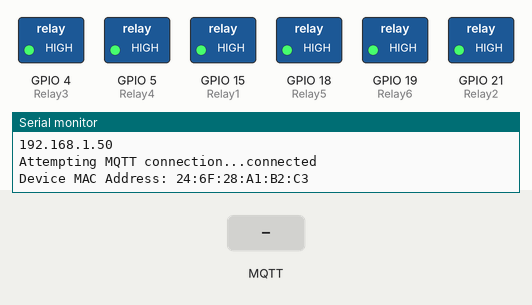
The sketch below on a simulated ESP32. Parts: switched loads named in the sketch (green lamp = pin HIGH), the last lines printed to the serial monitor. The test bench sets the inputs (shaded band). WiFi joins after 1.5 s; servers stay silent unless stated; random numbers use the default seed unless the sketch sets one; no MQTT or app messages arrive unless stated.

Above: at 2.7 s.
2.8 s: MQTT message "1" arrives on the first subscribed topic
At 3.1 s:
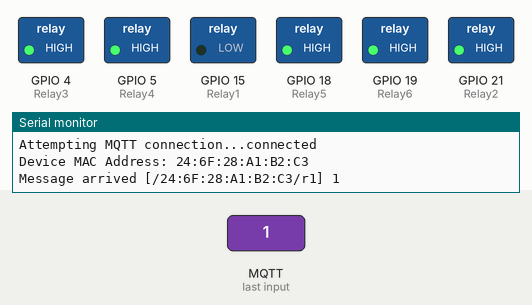
4.3 s: MQTT message "1" arrives on the second subscribed topic
At 5.4 s:
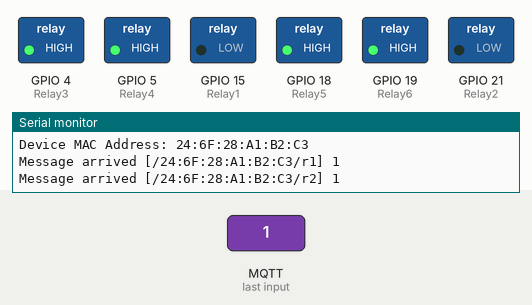
5.8 s: MQTT message "on" arrives on the first subscribed topic
At 6.6 s:
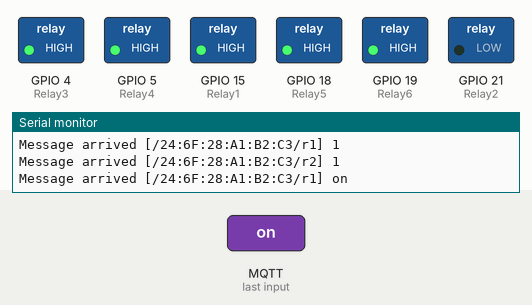
7.3 s: MQTT message "1" arrives on the third subscribed topic
At 7.7 s:
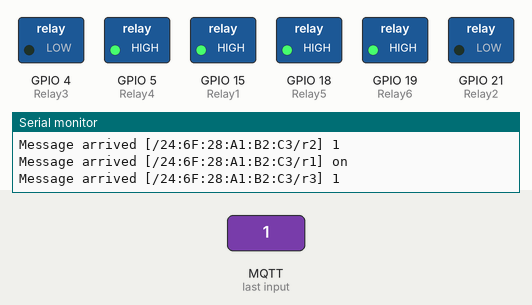
8.8 s: MQTT message "off" arrives on the second subscribed topic
At 10.0 s:
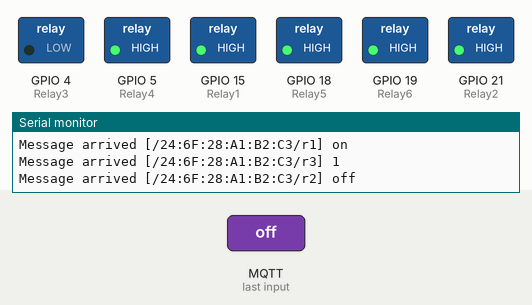
10.3 s: MQTT message "0" arrives on the third subscribed topic
At 11.3 s:
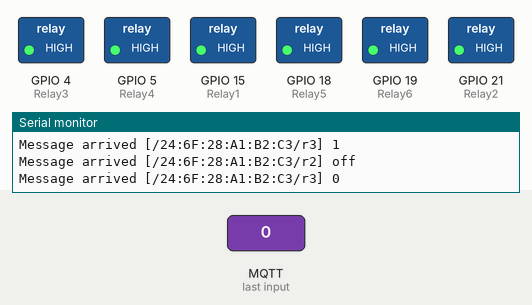
Timing chart, 0 to 12.8 s (numbered marks = the images above; inputs shaded):
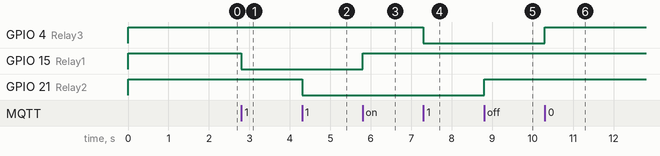

Measured:
- after the input at 2.8 s, GPIO 15 (Relay1): HIGH → LOW at once
- after the input at 4.3 s, GPIO 21 (Relay2): HIGH → LOW at once
- after the input at 5.8 s, GPIO 15 (Relay1): LOW → HIGH at once
- after the input at 7.3 s, GPIO 4 (Relay3): HIGH → LOW at once
- after the input at 8.8 s, GPIO 21 (Relay2): LOW → HIGH at once
- after the input at 10.3 s, GPIO 4 (Relay3): LOW → HIGH at once

The sketch:

mqtt_esp32_R6_Varient.ino
```cpp
//For device type R6/10A
#include <WiFi.h>
#include <PubSubClient.h>
#include <ArduinoJson.h>

//Relays for switching appliances
#define Relay1  15
#define Relay2  21
#define Relay3  4
#define Relay4  5
#define Relay5  18
#define Relay6  19


// Update these with values suitable for your network.

const char* ssid = "MICROTRON TECHNOLOGIES";
const char* password = "micro@440027";
const char* mqtt_server = "128.199.29.16";

#define sub1 ("/"+WiFi.macAddress()+"/r1").c_str()
#define sub2 ("/"+WiFi.macAddress()+"/r2").c_str()
#define sub3 ("/"+WiFi.macAddress()+"/r3").c_str()
#define sub4 ("/"+WiFi.macAddress()+"/r4").c_str()
#define sub5 ("/"+WiFi.macAddress()+"/r5").c_str()
#define sub6 ("/"+WiFi.macAddress()+"/r6").c_str()

WiFiClient espClient;
PubSubClient client(espClient);
unsigned long lastMsg = 0;
#define MSG_BUFFER_SIZE	(50)
char msg[MSG_BUFFER_SIZE];
int value = 0;

void setup_wifi() {

  delay(10);
  // We start by connecting to a WiFi network
  Serial.println();
  Serial.print("Connecting to ");
  Serial.println(ssid);

//  WiFi.mode(WIFI_/STA);
  WiFi.begin(ssid, password);

  while (WiFi.status() != WL_CONNECTED) {
    delay(500);
    Serial.print(".");
  }

  randomSeed(micros());

  Serial.println("");
  Serial.println("WiFi connected");
  Serial.println("IP address: ");
  Serial.println(WiFi.localIP());
}

void callback(char* topic, byte* payload, unsigned int length) {
  Serial.print("Message arrived [");
  Serial.print(topic);
  Serial.print("] ");

  if (strstr(topic, sub1))
  {
    for (int i = 0; i < length; i++) {
      Serial.print((char)payload[i]);
    }
    Serial.println();
    // Switch on the LED if an 1 was received as first character
    if ((char)payload[0] == '1') {
      //Logic to turn on the relay
      digitalWrite(Relay1, LOW);
    } else {
      //Logic to turn off the relay
      digitalWrite(Relay1, HIGH);
    }
  }

  else if ( strstr(topic, sub2))
  {
    for (int i = 0; i < length; i++) {
      Serial.print((char)payload[i]);
    }
    Serial.println();
    // Switch on the LED if an 1 was received as first character
    if ((char)payload[0] == '1') {
      //Logic to turn on the relay
      digitalWrite(Relay2, LOW);
    } else {
      //Logic to turn off the relay
      digitalWrite(Relay2, HIGH);
    }
  }
  else if ( strstr(topic, sub3))
  {
    for (int i = 0; i < length; i++) {
      Serial.print((char)payload[i]);
    }
    Serial.println();
    // Switch on the LED if an 1 was received as first character
    if ((char)payload[0] == '1') {
      //Logic to turn on the relay
      digitalWrite(Relay3, LOW);
    } else {
      //Logic to turn off the relay
      digitalWrite(Relay3, HIGH);
    }
  }
  else if ( strstr(topic, sub4))
  {
    for (int i = 0; i < length; i++) {
      Serial.print((char)payload[i]);
    }
    Serial.println();
    // Switch on the LED if an 1 was received as first character
    if ((char)payload[0] == '1') {
      //Logic to turn on the relay
      digitalWrite(Relay4, LOW);
    } else {
      //Logic to turn off the relay
      digitalWrite(Relay4, HIGH);
    }
  }
  else if ( strstr(topic, sub5))
  {
    for (int i = 0; i < length; i++) {
      Serial.print((char)payload[i]);
    }
    Serial.println();
    // Switch on the LED if an 1 was received as first character
    if ((char)payload[0] == '1') {
      //Logic to turn on the relay
      digitalWrite(Relay5, LOW);
    } else {
      //Logic to turn off the relay
      digitalWrite(Relay5, HIGH);
    }
  }
  else if ( strstr(topic, sub6))
  {
    for (int i = 0; i < length; i++) {
      Serial.print((char)payload[i]);
    }
    Serial.println();
    // Switch on the LED if an 1 was received as first character
    if ((char)payload[0] == '1') {
      //Logic to turn on the relay
      digitalWrite(Relay6, LOW);
    } else {
      //Logic to turn off the relay
      digitalWrite(Relay6, HIGH);
    }
  }
  else
  {
    Serial.println("unsubscribed topic");
  }

}

void setInitialState() {
  digitalWrite(Relay1, HIGH);
  digitalWrite(Relay2, HIGH);
  digitalWrite(Relay3, HIGH);
  digitalWrite(Relay4, HIGH);
  digitalWrite(Relay5, HIGH);
  digitalWrite(Relay6, HIGH);
}

void publishSerialID() {
  StaticJsonDocument<256> doc;
  String Mac_Address = WiFi.macAddress();
  doc["mac_address"] = Mac_Address;
  doc["type"]= "R6/10A";
  doc["no_of_relays"] = "6";
  doc["amp"] = "10A";
  char device_info[128];
  serializeJson(doc, device_info);

  client.publish("device_serial",device_info);

  Serial.print("Device MAC Address: ");
  Serial.println(Mac_Address);
}

void reconnect() {
  // Loop until we're reconnected
  while (!client.connected()) {
    Serial.print("Attempting MQTT connection...");
    // Create a random client ID
    String clientId = "ESP8266Client-";
    clientId += String(random(0xffff), HEX);
    // Attempt to connect
    if (client.connect(clientId.c_str())) {
      Serial.println("connected");
      //Once connected send an chip id and resubscribe
      publishSerialID();
      client.subscribe(sub1);
      client.subscribe(sub2);
      client.subscribe(sub3);
      client.subscribe(sub4);
      client.subscribe(sub5);
      client.subscribe(sub6);
    } else {
      Serial.print("failed, rc=");
      Serial.print(client.state());
      Serial.println(" try again in 5 seconds");
      // Wait 5 seconds before retrying
      delay(5000);
    }
  }
}

void setup() {
  setInitialState();
  pinMode(Relay1, OUTPUT);
  pinMode(Relay2, OUTPUT);
  pinMode(Relay3, OUTPUT);
  pinMode(Relay4, OUTPUT);
  pinMode(Relay5, OUTPUT);
  pinMode(Relay6, OUTPUT);

  Serial.begin(115200);

  setup_wifi();

  client.setServer(mqtt_server, 1883);
  client.setCallback(callback);
}

void loop() {

  if (!client.connected()) {
    reconnect();
  }
  client.loop();
}
```
